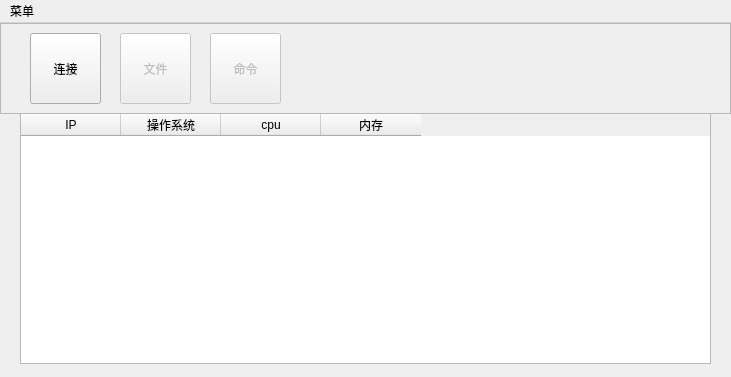
<?xml version="1.0" encoding="UTF-8"?>
<ui version="4.0">
 <class>MainWindow</class>
 <widget class="QMainWindow" name="MainWindow">
  <property name="geometry">
   <rect>
    <x>0</x>
    <y>0</y>
    <width>731</width>
    <height>377</height>
   </rect>
  </property>
  <property name="windowTitle">
   <string>控制器</string>
  </property>
  <widget class="QWidget" name="centralWidget">
   <widget class="QFrame" name="frame">
    <property name="geometry">
     <rect>
      <x>0</x>
      <y>0</y>
      <width>731</width>
      <height>91</height>
     </rect>
    </property>
    <property name="frameShape">
     <enum>QFrame::StyledPanel</enum>
    </property>
    <property name="frameShadow">
     <enum>QFrame::Raised</enum>
    </property>
    <widget class="QPushButton" name="cmdB">
     <property name="enabled">
      <bool>false</bool>
     </property>
     <property name="geometry">
      <rect>
       <x>210</x>
       <y>10</y>
       <width>71</width>
       <height>71</height>
      </rect>
     </property>
     <property name="text">
      <string>命令</string>
     </property>
    </widget>
    <widget class="QPushButton" name="fileB">
     <property name="enabled">
      <bool>false</bool>
     </property>
     <property name="geometry">
      <rect>
       <x>120</x>
       <y>10</y>
       <width>71</width>
       <height>71</height>
      </rect>
     </property>
     <property name="text">
      <string>文件</string>
     </property>
    </widget>
    <widget class="QPushButton" name="connectB">
     <property name="enabled">
      <bool>true</bool>
     </property>
     <property name="geometry">
      <rect>
       <x>30</x>
       <y>10</y>
       <width>71</width>
       <height>71</height>
      </rect>
     </property>
     <property name="text">
      <string>连接</string>
     </property>
    </widget>
   </widget>
   <widget class="QTableWidget" name="pc_table">
    <property name="geometry">
     <rect>
      <x>20</x>
      <y>90</y>
      <width>691</width>
      <height>251</height>
     </rect>
    </property>
    <column>
     <property name="text">
      <string>IP</string>
     </property>
    </column>
    <column>
     <property name="text">
      <string>操作系统</string>
     </property>
    </column>
    <column>
     <property name="text">
      <string>cpu</string>
     </property>
    </column>
    <column>
     <property name="text">
      <string>内存</string>
     </property>
    </column>
   </widget>
  </widget>
  <widget class="QMenuBar" name="menuBar">
   <property name="geometry">
    <rect>
     <x>0</x>
     <y>0</y>
     <width>731</width>
     <height>23</height>
    </rect>
   </property>
   <widget class="QMenu" name="menu">
    <property name="title">
     <string>菜单</string>
    </property>
    <addaction name="connectM"/>
    <addaction name="exitM"/>
   </widget>
   <addaction name="menu"/>
  </widget>
  <action name="connectM">
   <property name="text">
    <string>连接</string>
   </property>
   <property name="shortcut">
    <string>Ctrl+Shift+C</string>
   </property>
  </action>
  <action name="exitM">
   <property name="text">
    <string>退出</string>
   </property>
   <property name="shortcut">
    <string>Ctrl+Q</string>
   </property>
  </action>
 </widget>
 <layoutdefault spacing="6" margin="11"/>
 <resources/>
 <connections/>
</ui>
